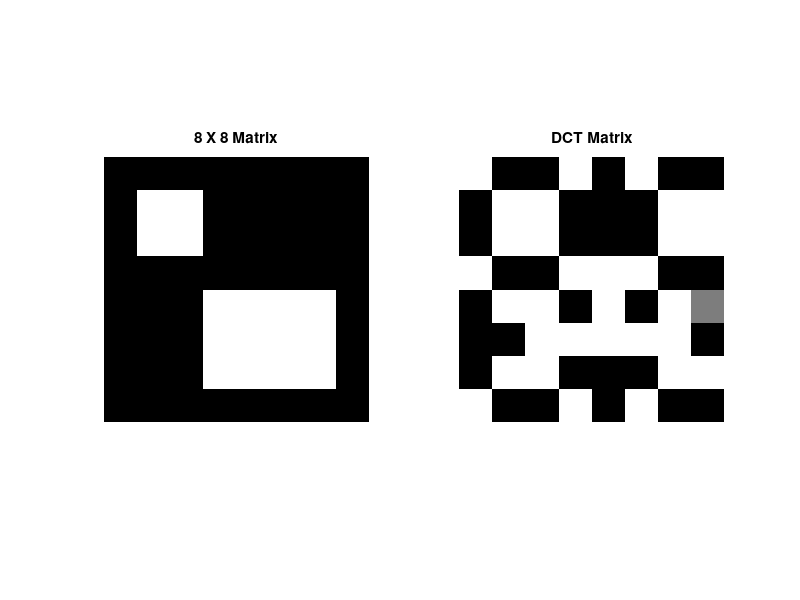

MATLAB code for this plot:
% 3. On sample artificial, 8X8 image, take the DCT.
% Print the image & transform matrix side by side 

clc
f = zeros(8);
f(5:7,4:7)=250;
f(2:3,2:3)=120;
[M,N]=size(f);
sum=0;
j=sqrt(-1);
F=zeros(8);
for u=0:M-1
    for v=0:N-1
        for x=0:M-1
            for y=0:N-1
                if u==0
                    alphau=sqrt(1/N);
                else
                    alphau=sqrt(2/N);
                end
                if v==0
                    alphav=sqrt(1/N);
                else
                    alphav=sqrt(2/N);
                end
                r=alphau*alphav*cos(((2*x+1)*u*pi/(2*N)))*cos(((2*y+1)*v*pi/(2*N)));
                F(u+1,v+1)=F(u+1,v+1)+f(x+1,y+1)*r;
            end
        end
    end
end
screen_size = get(0, 'ScreenSize');
f1=figure(1);
set(f1, 'Position', [0 0 screen_size(3) screen_size(4) ] );
subplot(1,2,1)
imshow(f),title('8 X 8 Matrix');
subplot(1,2,2)
imshow(F),title('DCT Matrix');